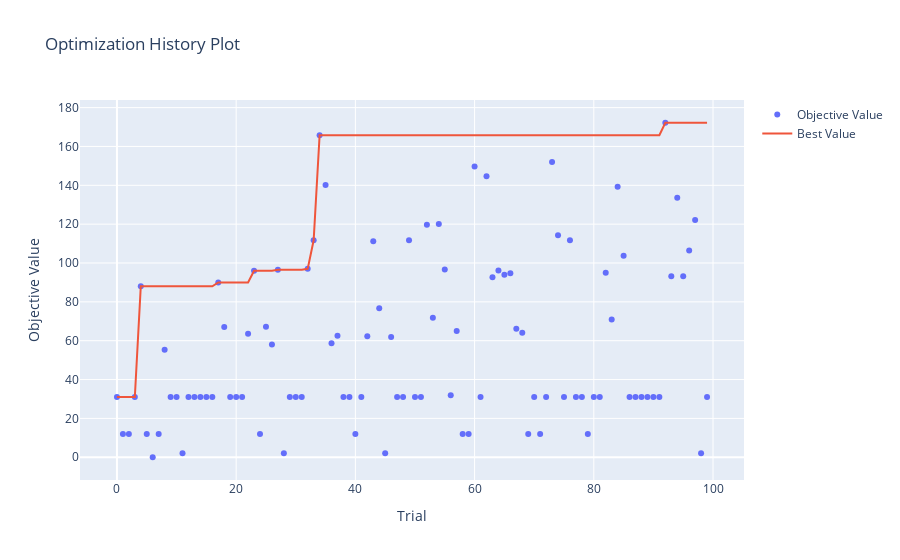
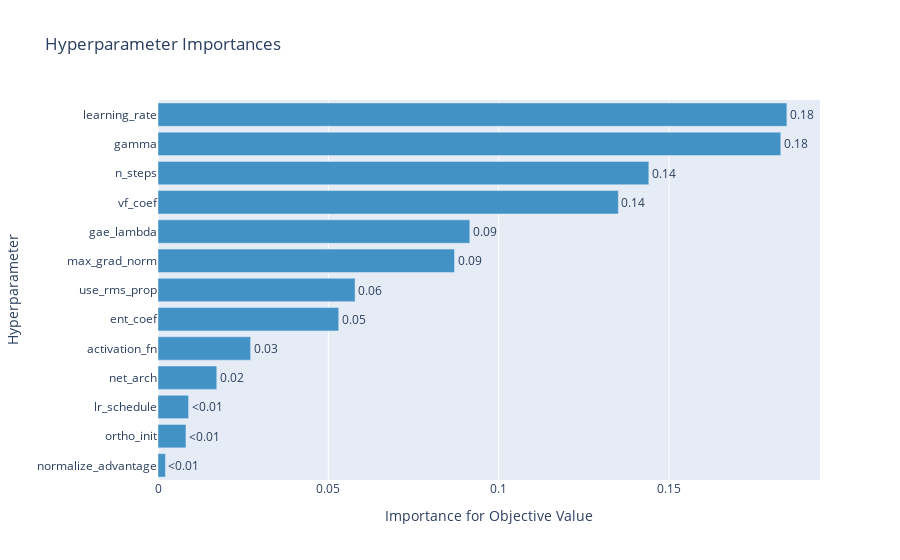
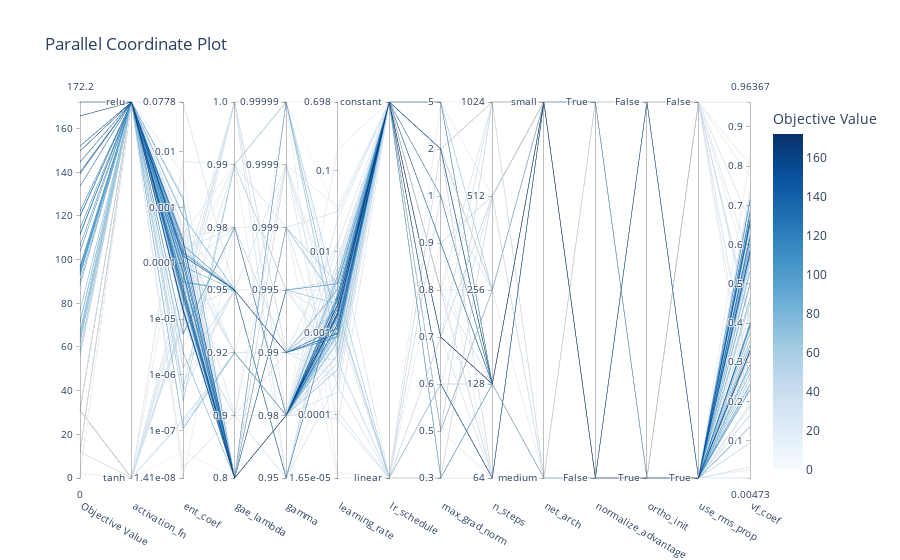

Here is the notebook cell these charts were saved with, in order:
### Code cell
try:
    fig1 = plot_optimization_history(study)
    fig2 = plot_param_importances(study)
    fig3 = plot_parallel_coordinate(study)

    fig1.show()
    fig2.show()
    fig3.show()

except (ValueError, ImportError, RuntimeError) as e:
    print("Error during plotting")
    print(e)

### Figure 1 — Plotly figure (JSON) as saved in the notebook; plotly's stock layout.template omitted (floating-point values rounded to 4 significant figures)
{"data": [{"mode": "markers", "name": "Objective Value", "type": "scatter", "x": [0, 1, 2, 3, 4, 5, 6, 7, 8, 9, 10, 11, 12, 13, 14, 15, 16, 17, 18, 19, 20, 21, 22, 23, 24, 25, 26, 27, 28, 29, 30, 31, 32, 33, 34, 35, 36, 37, 38, 39, 40, 41, 42, 43, 44, 45, 46, 47, 48, 49, 50, 51, 52, 53, 54, 55, 56, 57, 58, 59, 60, 61, 62, 63, 64, 65, 66, 67, 68, 69, 70, 71, 72, 73, 74, 75, 76, 77, 78, 79, 80, 81, 82, 83, 84, 85, 86, 87, 88, 89, 90, 91, 92, 93, 94, 95, 96, 97, 98, 99], "y": [31, 12, 12, 31, 88, 12, 0, 12, 55.4, 31, 31, 2, 31, 31, 31, 31, 31, 90, 67.1, 31, 31, 31, 63.6, 96, 12, 67.2, 58, 96.5, 2, 31, 31, 31, 97, 111.7, 165.8, 140.1, 58.7, 62.5, 31, 31, 12, 31, 62.3, 111.2, 76.7, 2, 61.9, 31, 31, 111.7, 31, 31, 119.7, 71.8, 120.1, 96.7, 31.9, 65, 12, 12, 149.7, 31, 144.7, 92.6, 96.1, 94, 94.7, 66.1, 64.1, 12, 31, 12, 31, 152, 114.3, 31, 111.7, 31, 31, 12, 31, 31, 95, 70.9, 139.3, 103.7, 31, 31, 31, 31, 31, 31, 172.2, 93.2, 133.6, 93.2, 106.4, 122.1, 2, 31]}, {"name": "Best Value", "type": "scatter", "x": [0, 1, 2, 3, 4, 5, 6, 7, 8, 9, 10, 11, 12, 13, 14, 15, 16, 17, 18, 19, 20, 21, 22, 23, 24, 25, 26, 27, 28, 29, 30, 31, 32, 33, 34, 35, 36, 37, 38, 39, 40, 41, 42, 43, 44, 45, 46, 47, 48, 49, 50, 51, 52, 53, 54, 55, 56, 57, 58, 59, 60, 61, 62, 63, 64, 65, 66, 67, 68, 69, 70, 71, 72, 73, 74, 75, 76, 77, 78, 79, 80, 81, 82, 83, 84, 85, 86, 87, 88, 89, 90, 91, 92, 93, 94, 95, 96, 97, 98, 99], "y": [31, 31, 31, 31, 88, 88, 88, 88, 88, 88, 88, 88, 88, 88, 88, 88, 88, 90, 90, 90, 90, 90, 90, 96, 96, 96, 96, 96.5, 96.5, 96.5, 96.5, 96.5, 97, 111.7, 165.8, 165.8, 165.8, 165.8, 165.8, 165.8, 165.8, 165.8, 165.8, 165.8, 165.8, 165.8, 165.8, 165.8, 165.8, 165.8, 165.8, 165.8, 165.8, 165.8, 165.8, 165.8, 165.8, 165.8, 165.8, 165.8, 165.8, 165.8, 165.8, 165.8, 165.8, 165.8, 165.8, 165.8, 165.8, 165.8, 165.8, 165.8, 165.8, 165.8, 165.8, 165.8, 165.8, 165.8, 165.8, 165.8, 165.8, 165.8, 165.8, 165.8, 165.8, 165.8, 165.8, 165.8, 165.8, 165.8, 165.8, 165.8, 172.2, 172.2, 172.2, 172.2, 172.2, 172.2, 172.2, 172.2]}], "layout": {"title": {"text": "Optimization History Plot"}, "xaxis": {"title": {"text": "Trial"}}, "yaxis": {"title": {"text": "Objective Value"}}}}

### Figure 2 — Plotly figure (JSON) as saved in the notebook; plotly's stock layout.template omitted (floating-point values rounded to 4 significant figures)
{"data": [{"cliponaxis": false, "hovertemplate": ["normalize_advantage (CategoricalDistribution): 0.002188116208892414<extra></extra>", "ortho_init (CategoricalDistribution): 0.008211218256200905<extra></extra>", "lr_schedule (CategoricalDistribution): 0.008977410475685142<extra></extra>", "net_arch (CategoricalDistribution): 0.017256143792512876<extra></extra>", "activation_fn (CategoricalDistribution): 0.027185057628912115<extra></extra>", "ent_coef (FloatDistribution): 0.053055190412293875<extra></extra>", "use_rms_prop (CategoricalDistribution): 0.05785187809641349<extra></extra>", "max_grad_norm (CategoricalDistribution): 0.08705048503590351<extra></extra>", "gae_lambda (CategoricalDistribution): 0.09153730234331058<extra></extra>", "vf_coef (FloatDistribution): 0.13514794629529328<extra></extra>", "n_steps (CategoricalDistribution): 0.1440910651014125<extra></extra>", "gamma (CategoricalDistribution): 0.18282459091271705<extra></extra>", "learning_rate (FloatDistribution): 0.18462359544045237<extra></extra>"], "marker": {"color": "rgb(66,146,198)"}, "orientation": "h", "text": ["<0.01", "<0.01", "<0.01", "0.02", "0.03", "0.05", "0.06", "0.09", "0.09", "0.14", "0.14", "0.18", "0.18"], "textposition": "outside", "type": "bar", "x": [0.002188, 0.008211, 0.008977, 0.01726, 0.02719, 0.05306, 0.05785, 0.08705, 0.09154, 0.1351, 0.1441, 0.1828, 0.1846], "y": ["normalize_advantage", "ortho_init", "lr_schedule", "net_arch", "activation_fn", "ent_coef", "use_rms_prop", "max_grad_norm", "gae_lambda", "vf_coef", "n_steps", "gamma", "learning_rate"]}], "layout": {"showlegend": false, "title": {"text": "Hyperparameter Importances"}, "xaxis": {"title": {"text": "Importance for Objective Value"}}, "yaxis": {"title": {"text": "Hyperparameter"}}}}

### Figure 3 — Plotly figure (JSON) as saved in the notebook; plotly's stock layout.template omitted (floating-point values rounded to 4 significant figures)
{"data": [{"dimensions": [{"label": "Objective Value", "range": [0, 172.2], "values": [96.5, 31, 12, 31, 97, 111.7, 165.8, 140.1, 62.3, 111.2, 61.9, 103.7, 172.2, 93.2, 133.6, 106.4, 31, 31, 71.8, 114.3, 93.2, 31, 12, 111.7, 119.7, 120.1, 96.7, 31.9, 65, 31, 152, 139.3, 31, 95, 70.9, 76.7, 2, 122.1, 31, 31, 58.7, 62.5, 31, 31, 12, 31, 2, 88, 12, 31, 31, 31, 31, 0, 31, 2, 90, 31, 31, 31, 31, 31, 12, 55.4, 31, 31, 111.7, 31, 149.7, 144.7, 92.6, 96.1, 94, 94.7, 66.1, 64.1, 12, 31, 31, 31, 63.6, 96, 67.1, 12, 31, 31, 12, 12, 12, 2, 31, 31, 58, 67.2, 31, 31, 31, 31, 12, 31]}, {"label": "activation_fn", "range": [0, 1], "ticktext": ["tanh", "relu"], "tickvals": [0, 1], "values": [1, 1, 1, 1, 1, 1, 1, 1, 1, 1, 1, 1, 1, 1, 1, 1, 1, 1, 1, 1, 1, 1, 1, 1, 1, 1, 1, 1, 1, 1, 1, 1, 1, 1, 1, 1, 1, 1, 1, 1, 1, 1, 1, 1, 1, 1, 0, 1, 0, 1, 0, 0, 1, 1, 1, 1, 1, 0, 0, 1, 1, 1, 1, 1, 1, 1, 1, 1, 1, 1, 1, 1, 1, 1, 1, 1, 1, 1, 1, 1, 1, 1, 1, 1, 1, 1, 1, 1, 1, 0, 0, 0, 1, 1, 1, 0, 0, 0, 0, 0]}, {"label": "ent_coef", "range": [-7.849, -1.109], "ticktext": ["1.41e-08", "1e-07", "1e-06", "1e-05", "0.0001", "0.001", "0.01", "0.0778"], "tickvals": [-7.849, -7, -6, -5, -4, -3, -2, -1.109], "values": [-4.165, -4.185, -3.117, -4.727, -4.866, -4.656, -4.451, -4.577, -4.275, -4.203, -3.933, -4.38, -4.846, -4.583, -4.522, -4.817, -3.35, -3.677, -3.991, -3.757, -4.021, -3.178, -2.406, -3.572, -4.136, -4.004, -2.855, -2.804, -4.621, -3.851, -3.613, -3.91, -4.205, -4.566, -3.903, -4.478, -4.46, -4.805, -3.799, -4.192, -4.458, -4.582, -4.176, -3.607, -3.375, -4.916, -7.372, -5.597, -2.93, -3.714, -4.974, -5.076, -7.665, -5.783, -3.809, -4.077, -6.965, -6.836, -6.797, -3.942, -3.541, -6.908, -5.64, -5.876, -6.15, -4.804, -3.676, -6.301, -3.817, -3.867, -3.155, -4.325, -4.056, -4.346, -3.86, -3.778, -3.449, -1.109, -4.426, -4.074, -5.268, -5.261, -5.274, -5.52, -3.741, -3.544, -7.849, -3.483, -4.05, -4.36, -5.145, -2.173, -6.241, -6.468, -4.694, -5.037, -4.533, -4.267, -4.748, -4.696]}, {"label": "gae_lambda", "range": [0, 6], "ticktext": ["0.8", "0.9", "0.92", "0.95", "0.98", "0.99", "1.0"], "tickvals": [0, 1, 2, 3, 4, 5, 6], "values": [0, 0, 0, 0, 0, 0, 0, 0, 0, 0, 0, 0, 0, 0, 0, 0, 0, 0, 0, 0, 0, 0, 0, 0, 0, 0, 0, 0, 0, 0, 0, 0, 0, 0, 0, 0, 0, 0, 0, 0, 0, 0, 0, 0, 0, 0, 0, 0, 0, 1, 1, 1, 1, 1, 2, 2, 2, 2, 2, 2, 2, 2, 2, 3, 3, 3, 3, 3, 3, 3, 3, 3, 3, 3, 3, 3, 3, 3, 3, 4, 4, 4, 4, 4, 4, 4, 4, 5, 5, 5, 5, 5, 5, 5, 6, 6, 6, 6, 6, 6]}, {"label": "gamma", "range": [0, 6], "ticktext": ["0.95", "0.98", "0.99", "0.995", "0.999", "0.9999", "0.99999"], "tickvals": [0, 1, 2, 3, 4, 5, 6], "values": [1, 1, 1, 1, 1, 1, 1, 1, 1, 1, 1, 1, 1, 1, 1, 1, 1, 1, 1, 1, 1, 1, 1, 1, 1, 1, 1, 1, 1, 1, 1, 1, 1, 1, 1, 3, 3, 3, 3, 4, 4, 4, 4, 4, 5, 5, 6, 6, 6, 0, 1, 2, 5, 6, 1, 1, 1, 1, 1, 1, 1, 2, 5, 0, 0, 0, 0, 0, 2, 2, 2, 2, 2, 2, 2, 2, 2, 3, 5, 1, 1, 1, 1, 1, 2, 2, 4, 0, 3, 3, 3, 4, 6, 6, 0, 1, 2, 2, 6, 6]}, {"label": "learning_rate", "range": [-4.783, -0.156], "ticktext": ["1.65e-05", "0.0001", "0.001", "0.01", "0.1", "0.698"], "tickvals": [-4.783, -4, -3, -2, -1, -0.156], "values": [-2.587, -3.022, -2.273, -2.311, -2.882, -2.786, -2.655, -2.696, -3.268, -2.637, -2.352, -2.83, -2.741, -2.776, -2.583, -2.526, -2.767, -1.592, -2.804, -2.645, -2.563, -2.221, -0.7335, -2.783, -2.776, -2.744, -2.292, -3.45, -3.446, -3.725, -2.889, -2.764, -3.371, -2.937, -2.925, -2.641, -2.466, -2.392, -3.363, -2.635, -2.612, -2.391, -2.655, -1.505, -2.754, -3.31, -0.156, -2.959, -4.715, -2.529, -2.108, -2.88, -4.121, -1.524, -1.897, -2.553, -3.102, -4.051, -3.964, -3.127, -2.413, -3.544, -1.446, -2.537, -2.173, -2.295, -2.525, -2.083, -2.938, -3.007, -3.001, -3.05, -3.041, -2.462, -2.462, -2.716, -3.112, -2.859, -2.923, -2.892, -3.036, -3.006, -2.963, -3.114, -3.337, -2.695, -4.783, -3.185, -3.205, -2.402, -2.342, -3.661, -2.582, -3.252, -3.598, -2.876, -2.752, -1.879, -2.731, -3.209]}, {"label": "lr_schedule", "range": [0, 1], "ticktext": ["linear", "constant"], "tickvals": [0, 1], "values": [1, 1, 1, 1, 1, 1, 1, 1, 1, 1, 1, 1, 1, 1, 1, 1, 0, 1, 1, 1, 1, 1, 1, 1, 1, 1, 1, 1, 1, 1, 1, 1, 0, 1, 1, 1, 1, 1, 1, 1, 1, 1, 1, 1, 0, 1, 1, 1, 0, 1, 1, 1, 1, 1, 1, 1, 1, 0, 0, 1, 1, 1, 1, 1, 1, 1, 1, 1, 1, 1, 1, 1, 1, 1, 0, 0, 1, 1, 1, 1, 1, 1, 1, 1, 0, 1, 0, 1, 1, 1, 1, 0, 1, 1, 1, 0, 0, 0, 1, 1]}, {"label": "max_grad_norm", "range": [0, 8], "ticktext": ["0.3", "0.5", "0.6", "0.7", "0.8", "0.9", "1", "2", "5"], "tickvals": [0, 1, 2, 3, 4, 5, 6, 7, 8], "values": [0, 1, 2, 3, 3, 3, 3, 3, 3, 3, 3, 3, 3, 3, 3, 3, 3, 4, 5, 5, 5, 5, 7, 7, 7, 7, 7, 7, 7, 7, 7, 7, 7, 8, 8, 3, 3, 3, 4, 2, 3, 3, 6, 7, 3, 3, 3, 5, 8, 5, 3, 7, 6, 5, 0, 2, 6, 6, 6, 7, 7, 1, 5, 1, 1, 1, 5, 6, 2, 2, 2, 2, 2, 2, 2, 2, 7, 4, 5, 7, 8, 8, 8, 8, 7, 7, 5, 7, 1, 3, 3, 2, 0, 7, 1, 0, 0, 0, 4, 4]}, {"label": "n_steps", "range": [0, 4], "ticktext": ["64", "128", "256", "512", "1024"], "tickvals": [0, 1, 2, 3, 4], "values": [1, 2, 1, 0, 1, 1, 1, 1, 1, 1, 1, 1, 1, 1, 1, 1, 3, 4, 1, 1, 1, 3, 0, 1, 1, 1, 1, 1, 1, 1, 1, 1, 2, 1, 1, 1, 1, 1, 1, 1, 1, 1, 1, 4, 3, 4, 1, 1, 4, 3, 1, 1, 1, 1, 0, 0, 1, 1, 1, 1, 4, 4, 1, 2, 2, 2, 1, 2, 0, 0, 0, 0, 0, 0, 0, 0, 2, 2, 1, 1, 1, 1, 2, 3, 0, 4, 0, 2, 0, 1, 1, 3, 1, 1, 4, 1, 3, 3, 0, 0]}, {"label": "net_arch", "range": [0, 1], "ticktext": ["medium", "small"], "tickvals": [0, 1], "values": [1, 1, 0, 1, 1, 1, 1, 1, 1, 1, 1, 1, 1, 1, 1, 1, 1, 1, 1, 1, 1, 1, 1, 1, 1, 1, 1, 1, 0, 1, 1, 1, 1, 1, 1, 1, 1, 1, 1, 0, 1, 1, 1, 1, 1, 0, 0, 1, 0, 1, 1, 1, 1, 1, 1, 1, 1, 0, 0, 1, 1, 1, 1, 1, 1, 1, 1, 1, 1, 1, 1, 1, 1, 1, 1, 1, 1, 1, 1, 1, 1, 1, 1, 1, 1, 1, 0, 0, 1, 1, 1, 1, 1, 1, 1, 0, 0, 0, 1, 1]}, {"label": "normalize_advantage", "range": [0, 1], "ticktext": ["False", "True"], "tickvals": [0, 1], "values": [0, 0, 0, 0, 0, 0, 0, 0, 0, 0, 0, 0, 0, 0, 0, 0, 0, 0, 0, 0, 0, 0, 0, 0, 0, 0, 0, 0, 0, 0, 0, 0, 0, 0, 0, 0, 0, 0, 1, 0, 0, 0, 0, 0, 0, 0, 1, 1, 0, 0, 0, 0, 1, 1, 0, 0, 1, 1, 1, 0, 0, 1, 1, 1, 1, 1, 0, 1, 0, 0, 0, 0, 0, 0, 0, 0, 0, 1, 0, 0, 1, 1, 1, 1, 0, 0, 0, 0, 0, 0, 1, 0, 1, 1, 1, 0, 0, 0, 0, 0]}, {"label": "ortho_init", "range": [0, 1], "ticktext": ["True", "False"], "tickvals": [0, 1], "values": [0, 1, 1, 1, 0, 0, 0, 1, 1, 0, 0, 1, 0, 0, 0, 0, 1, 1, 1, 1, 1, 1, 1, 1, 1, 1, 1, 1, 1, 1, 1, 1, 1, 1, 1, 0, 0, 0, 0, 1, 1, 1, 1, 1, 1, 1, 1, 0, 0, 1, 0, 0, 0, 0, 0, 0, 0, 1, 1, 1, 1, 0, 0, 0, 0, 0, 1, 0, 1, 1, 1, 1, 1, 1, 1, 1, 1, 0, 1, 1, 0, 0, 0, 0, 1, 1, 1, 1, 1, 0, 0, 1, 0, 0, 0, 0, 0, 0, 1, 1]}, {"label": "use_rms_prop", "range": [0, 1], "ticktext": ["True", "False"], "tickvals": [0, 1], "values": [0, 0, 0, 0, 0, 0, 0, 0, 0, 0, 0, 0, 0, 0, 0, 0, 0, 0, 0, 0, 0, 0, 0, 0, 0, 0, 0, 0, 0, 0, 0, 0, 0, 0, 0, 0, 0, 0, 1, 0, 0, 0, 1, 0, 1, 1, 1, 0, 0, 0, 0, 0, 0, 0, 1, 1, 0, 0, 0, 0, 0, 0, 0, 0, 0, 0, 0, 0, 0, 0, 0, 0, 0, 0, 0, 0, 1, 1, 0, 0, 0, 0, 0, 0, 0, 0, 1, 1, 0, 0, 1, 1, 0, 0, 0, 0, 0, 0, 0, 0]}, {"label": "vf_coef", "range": [0.00473, 0.9637], "values": [0.1357, 0.7135, 0.6766, 0.5453, 0.2287, 0.3406, 0.33, 0.3931, 0.2306, 0.2431, 0.2346, 0.5006, 0.3284, 0.566, 0.6521, 0.658, 0.4934, 0.6405, 0.257, 0.6231, 0.6491, 0.6228, 0.8236, 0.65, 0.6786, 0.7127, 0.6639, 0.7239, 0.7111, 0.573, 0.6628, 0.5846, 0.524, 0.664, 0.6861, 0.3574, 0.2317, 0.3997, 0.2522, 0.7381, 0.377, 0.3876, 0.6567, 0.6347, 0.5131, 0.4132, 0.2385, 0.2714, 0.5974, 0.6219, 0.3195, 0.3438, 0.4548, 0.03126, 0.1701, 0.1132, 0.3221, 0.3523, 0.3061, 0.5738, 0.5848, 0.00473, 0.02559, 0.09421, 0.1861, 0.1662, 0.6822, 0.1641, 0.5773, 0.6147, 0.6004, 0.5988, 0.5329, 0.582, 0.4652, 0.4511, 0.8034, 0.9637, 0.6068, 0.6968, 0.4653, 0.2949, 0.373, 0.2775, 0.6233, 0.6289, 0.3925, 0.771, 0.5533, 0.3939, 0.395, 0.5595, 0.292, 0.2861, 0.0327, 0.4225, 0.389, 0.1926, 0.4295, 0.5537]}], "labelangle": 30, "labelside": "bottom", "line": {"color": [96.5, 31, 12, 31, 97, 111.7, 165.8, 140.1, 62.3, 111.2, 61.9, 103.7, 172.2, 93.2, 133.6, 106.4, 31, 31, 71.8, 114.3, 93.2, 31, 12, 111.7, 119.7, 120.1, 96.7, 31.9, 65, 31, 152, 139.3, 31, 95, 70.9, 76.7, 2, 122.1, 31, 31, 58.7, 62.5, 31, 31, 12, 31, 2, 88, 12, 31, 31, 31, 31, 0, 31, 2, 90, 31, 31, 31, 31, 31, 12, 55.4, 31, 31, 111.7, 31, 149.7, 144.7, 92.6, 96.1, 94, 94.7, 66.1, 64.1, 12, 31, 31, 31, 63.6, 96, 67.1, 12, 31, 31, 12, 12, 12, 2, 31, 31, 58, 67.2, 31, 31, 31, 31, 12, 31], "colorbar": {"title": {"text": "Objective Value"}}, "colorscale": [[0, "rgb(247,251,255)"], [0.125, "rgb(222,235,247)"], [0.25, "rgb(198,219,239)"], [0.375, "rgb(158,202,225)"], [0.5, "rgb(107,174,214)"], [0.625, "rgb(66,146,198)"], [0.75, "rgb(33,113,181)"], [0.875, "rgb(8,81,156)"], [1, "rgb(8,48,107)"]], "reversescale": false, "showscale": true}, "type": "parcoords"}], "layout": {"title": {"text": "Parallel Coordinate Plot"}}}
